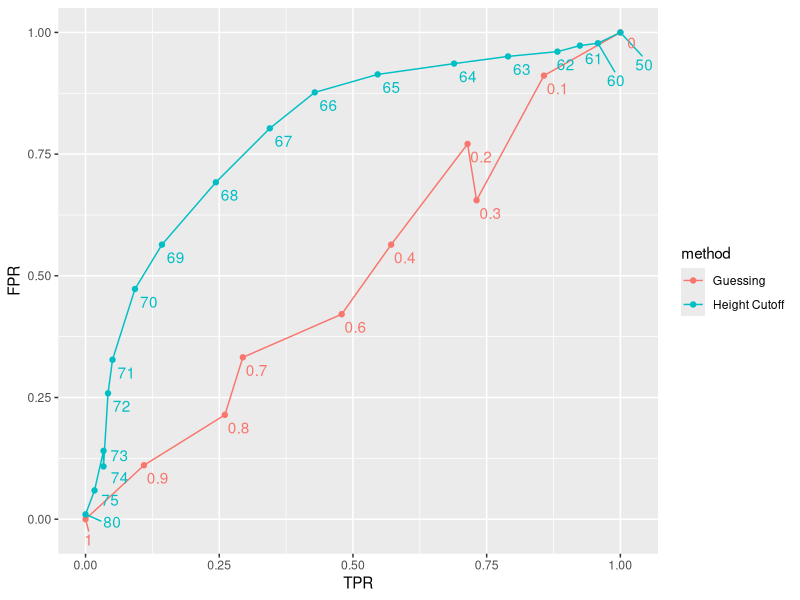
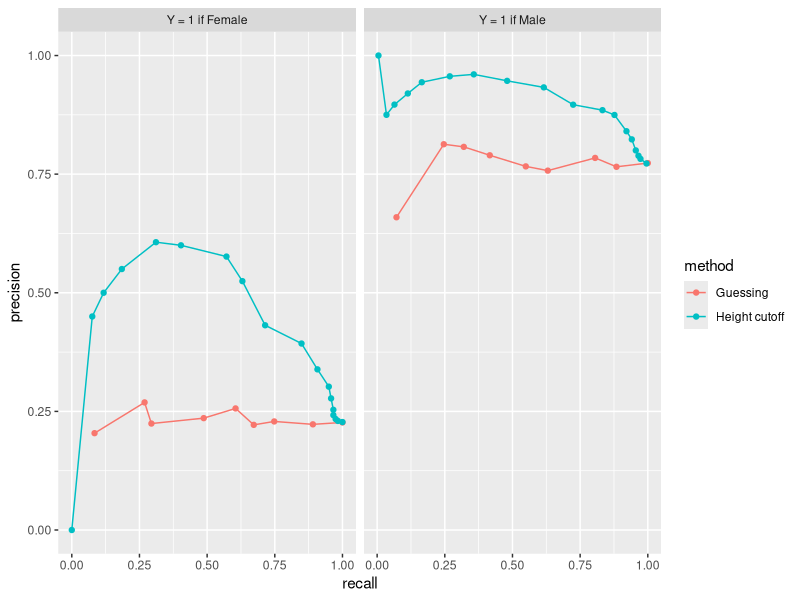

Source code (R) for these figures, in order:
# ROC and precision-recall curves
# When comparing the two methods (guessing versus using a height cutoff), 
# we looked at accuracy and F1. The second method clearly outperformed 
# the first. However, while we considered several cutoffs for the
# second method, for the first we only considered one approach: 
# guessing with equal probability. Note that guessing Male with 
# higher probability would give us higher accuracy due to the
# bias in the sample:

library(tidyverse)
library(caret)
library(dslabs)
library(ggrepel)
library(ggplot2)
data(heights)

x = heights$height
y = heights$sex

set.seed(2007)
test_index = createDataPartition(y, times = 1, p = 0.5, list = FALSE)

test_set = heights[test_index,]
train_set = heights[-test_index,]

p = 0.9
n = length(test_index)
y_hat = sample(c("Male", "Female"), n, replace = TRUE, prob = c(p, 1 - p)) %>%
  factor(levels = levels(test_set$sex))
mean(y_hat == test_set$sex)

# But, as described above, this would come at the cost of lower 
# sensitivity. The curves we describe in this section will help us see this.
# Remember that for each of these parameters, we can get a different 
# sensitivity and specificity. For this reason, a very common 
# approach to evaluating methods is to compare them graphically 
# by plotting both. A widely used plot that does this is the 
# receiver operating characteristic (ROC) curve. If you are
# wondering where this name comes from, you can consult the
# ROC Wikipedia page. The ROC curve plots sensitivity (TPR)
# versus 1 - specificity or the false positive rate (FPR). Here
# we compute the TPR and FPR needed for different
# probabilities of guessing male:

probs = seq(0, 1, length.out = 10)
guessing = map_df(probs, function (p) {
  y_hat = sample(c("Male", "Female"), n, replace = TRUE, prob = c(p, 1 - p)) %>%
    factor(levels = c("Male", "Female"))
  list(method = "Guessing",
       cutoff = round(p,1),
       FPR = 1 - specificity(y_hat, test_set$sex),
       TPR = sensitivity(y_hat, test_set$sex))
})

# We can use similar code to compute these values for our our second
# approach. By plotting both curves together, we are able to compare
# sensitivity for different values of specificity:

cutoffs = c(50, seq(60, 75), 80)
height_cutoff = map_df(cutoffs, function (cutoff) {
  y_hat = ifelse(cutoff > test_set$height, "Male", "Female") %>%
    factor(levels = c("Male", "Female"))
  list(method = "Height Cutoff",
       cutoff = cutoff,
       FPR = 1 - specificity(y_hat, test_set$sex),
       TPR = sensitivity(y_hat, test_set$sex))
})

as.data.frame(bind_rows(guessing, height_cutoff)) %>%
  ggplot(aes(TPR, FPR, color = method, label = cutoff)) +
  geom_line() +
  geom_point() +
  geom_text_repel(nudge_x = 0.02, nudge_y = -0.02, show.legend = FALSE)

# We can see that we obtain higher sensitivity with this approach 
# for all values of specificity, which implies it is in fact a better 
# method. Note that ROC curves for guessing always fall on the 
# identiy line. Also note that when making ROC curves, it is often 
# nice to add the cutoff associated with each point.
# The packages pROC and plotROC are useful for generating these plots.
# ROC curves have one weakness and it is that neither of the
# measures plotted depends on prevalence. In cases in which
# prevalence matters, we may instead make a precision-recall plot. 
# The idea is similar, but we instead plot precision against recall:

male_guessing = map_df(probs, function (p) {
  y_hat = sample(c("Male", "Female"), n, replace = TRUE, prob = c(p, 1 - p)) %>%
    factor(levels = c("Male", "Female"))
  list(method = "Guessing",
       recall = sensitivity(y_hat, relevel(test_set$sex, "Male", "Female")),
       precision = precision(y_hat, relevel(test_set$sex, "Male", "Female")))
})

male_height_cutoff = map_df(cutoffs, function(cutoff){
  y_hat = ifelse(test_set$height > cutoff, "Male", "Female") %>% 
    factor(levels = c("Male", "Female"))
  list(method = "Height cutoff",
       recall = sensitivity(y_hat, relevel(test_set$sex, "Male", "Female")),
       precision = precision(y_hat, relevel(test_set$sex, "Male", "Female")))
})

female_guessing = map_df(probs, function (p) {
  y_hat = sample(c("Male", "Female"), n, replace = TRUE, prob = c(p, 1 - p)) %>%
    factor(levels = c("Female", "Male"))
  list(method = "Guessing",
       recall = sensitivity(y_hat, test_set$sex),
       precision = precision(y_hat, test_set$sex))
})

female_height_cutoff = map_df(cutoffs, function(cutoff){
  y_hat = ifelse(test_set$height > cutoff, "Male", "Female") %>% 
    factor(levels = c("Female", "Male"))
  list(method = "Height cutoff",
       recall = sensitivity(y_hat, test_set$sex),
       precision = precision(y_hat, test_set$sex))
})

male_metrics = bind_rows(male_guessing, male_height_cutoff) %>%
  mutate(Positive = "Y = 1 if Male") 

female_metrics = bind_rows(female_guessing, female_height_cutoff) %>%
  mutate(Positive = "Y = 1 if Female")

as.data.frame(bind_rows(male_metrics, female_metrics)) %>%
  ggplot(aes(recall, precision, color = method)) +
  geom_line() +
  geom_point() + 
  facet_wrap(~Positive)


# From this plot we immediately see that the precision of guessing
# is not high. This is because the prevalence is low. We also see 
# that if we change positives to mean Male instead of Female, the
# ROC curve remains the same, but the precision recall plot changes.
